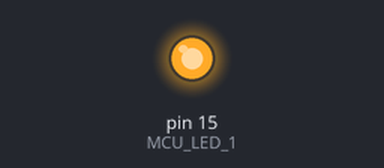
Simulated run of this sketch. Board: Arduino Leonardo, built with avr-gcc and run on an emulated ATmega32U4. Shown: output pins drawn as LEDs (lit = HIGH). Dashed ring = blinking.

Above: at 0.2 s.
At 2.74 s:
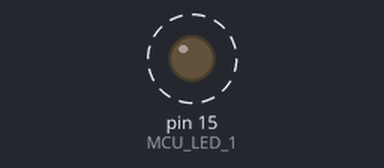
Timing chart, 0 to 3.0 s (numbered marks = the images above):
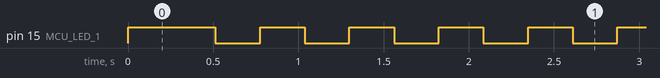

Measured:
- by itself, pin 15 (MCU_LED_1): alternates HIGH for 0.26 s and LOW for 0.26 s

The sketch:

timer4_test.ino
```cpp
#define MCU_LED_1   15


void configureTimer4(){
  TCCR4A = 0;TCCR4B = 0;TCCR4C = 0;TCCR4D = 0;
  TCCR4B |= (1 << CS43)|(1 << CS42)|(1 << CS41)|(1 << CS40);
  TCNT4 = 0;
  OCR4A = 500; //16MHz/16384/2Hz=488 ~ 1.95Hz
  TIMSK4 |= (1 << OCIE4A); //Enable Interrupt on compare input 4
}

ISR(TIMER4_COMPA_vect){
  digitalWrite(MCU_LED_1, digitalRead(MCU_LED_1) ^ 1);   // toggle LED pin
}

void setup() {
  pinMode(MCU_LED_1,OUTPUT);
  digitalWrite(MCU_LED_1,LOW);
  configureTimer4();
}

void loop() {
  // put your main code here, to run repeatedly:

}
```
